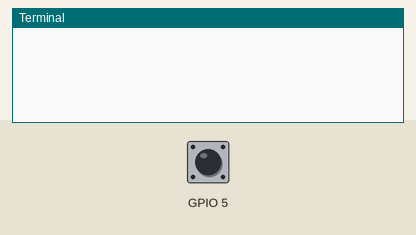
Bench run of a program on a simulated Raspberry Pi (BCM pin numbers). On the bench: the last lines printed to the terminal. The test bench sets the inputs (shaded band); at power-on: GPIO 5 LOW. The clock reads 2024-03-15 10:24:30 at power-on unless the program sets it.

Above: at 1.2 s.
1.3 s: GPIO 5 pulled HIGH for 0.15 s
At 2.9 s:
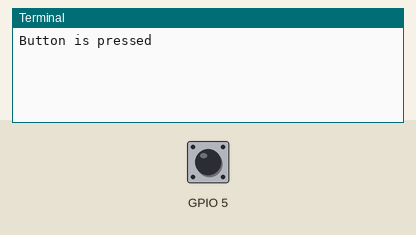
3.8 s: GPIO 5 pulled HIGH for 3.2 s
At 5.6 s:
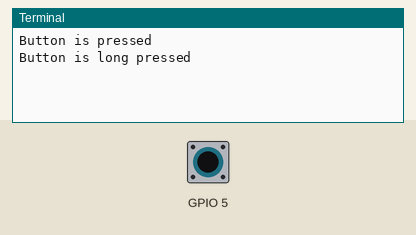

The program:

read_button.py
```python
import time
import RPi.GPIO as GPIO # Import Raspberry Pi GPIO library

GPIO.setwarnings(False) # Ignore warning for now
GPIO.setmode(GPIO.BCM) # Use physical pin numbering
GPIO.setup(5, GPIO.IN, pull_up_down=GPIO.PUD_DOWN) # Set pin 5 to be an input pin and set initial value to be pulled low (off)

waiting = False
pressed = False
long_pressed = False
pressed_time = time.time()
start_time = time.time()
while True:
    if waiting:
        if(time.time() - pressed_time)*1000 >= 20:
            if GPIO.input(5) == GPIO.HIGH:
                pressed = True
        if time.time() - pressed_time > 1:
            waiting = False
            if GPIO.input(5) == GPIO.HIGH:
                long_pressed = True
    else:
        if pressed:
            if long_pressed:
                print("Button is long pressed")
            else:
                print("Button is pressed")
            pressed = False
            long_pressed = False

        elif GPIO.input(5) == GPIO.HIGH:
            pressed_time = time.time()
            waiting = True
        
```

Measured:
- after the input at 1.3 s, the terminal: prints a new line after 1.0 s (image 1)
- after the input at 3.8 s, the terminal: prints a new line after 1.0 s (image 2)
